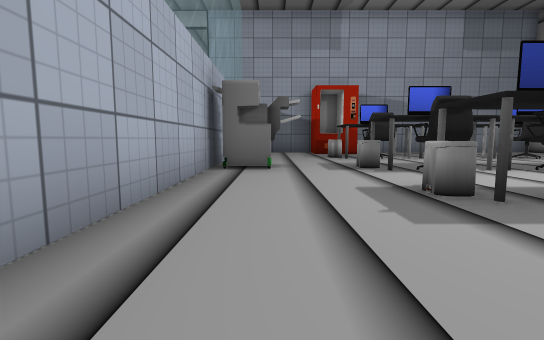
[1] (above)

16 first-person views from a walk through a Unity game level. The camera is 0.55 m above the floor, tilts 6° down and sees 85° across. Doors are open. The floor is counted in squares, 1 m on a side. Each view is taken from the middle of a square. On the plan, view 1 faces up. The plan holds only what a view shows up to about 9 squares ahead; the rest is blank. The place goes on beyond the plan. The player is left out. Some animated figures are not drawn. Some surface patterns are stand-ins.

[2]
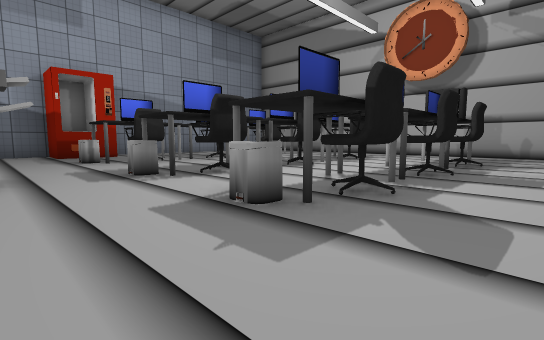

[3]
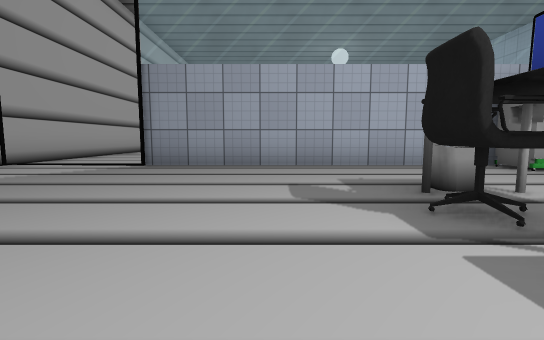

[4]
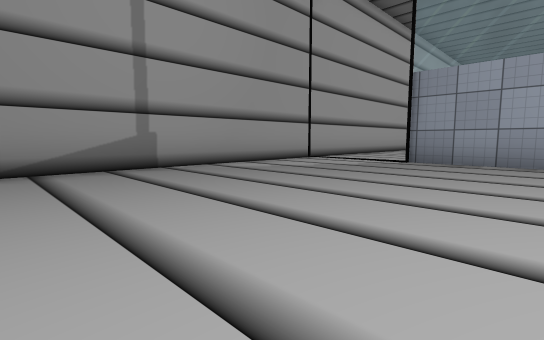

[5]
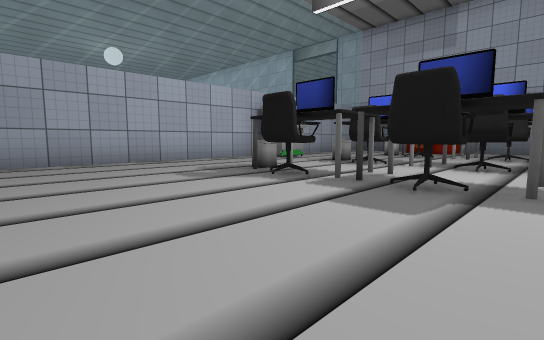

[6]
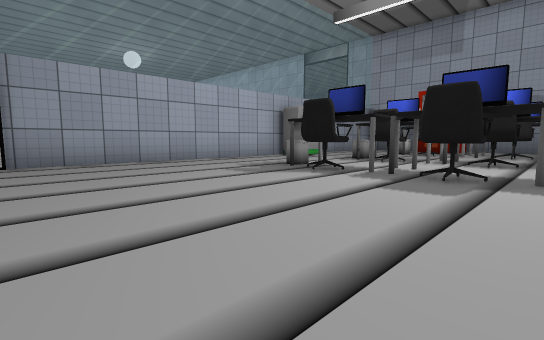

[7]
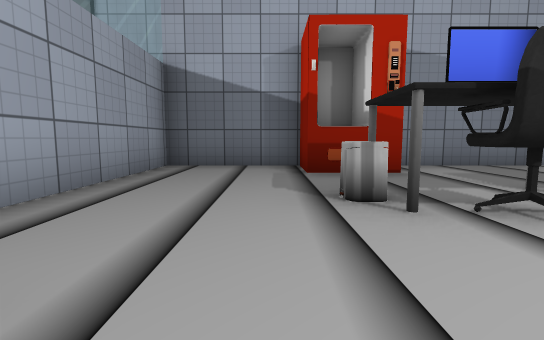

[8]
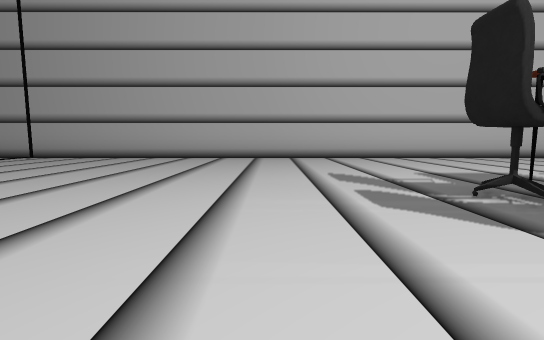

[9]
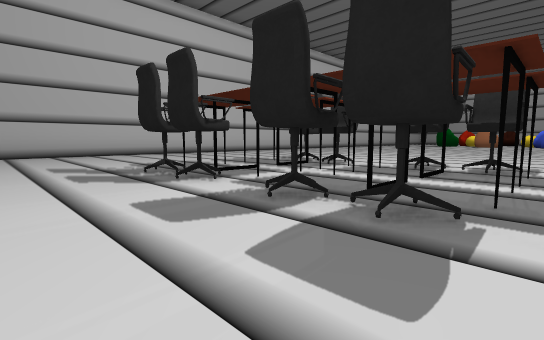

[10]
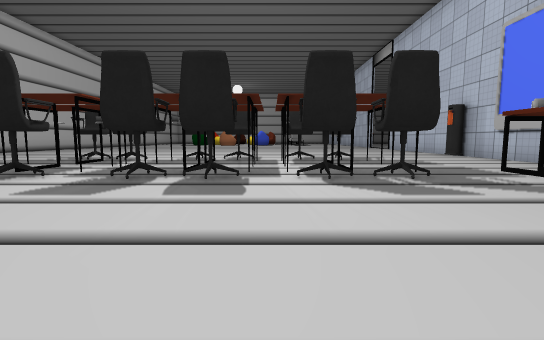

[11]
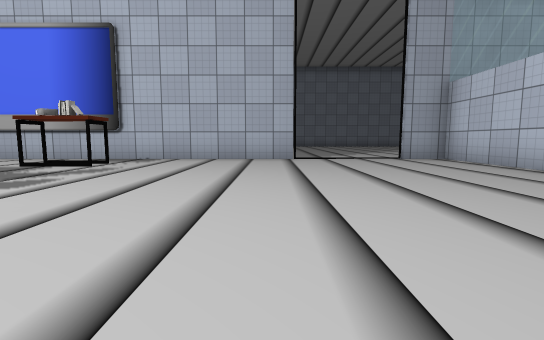

[12]
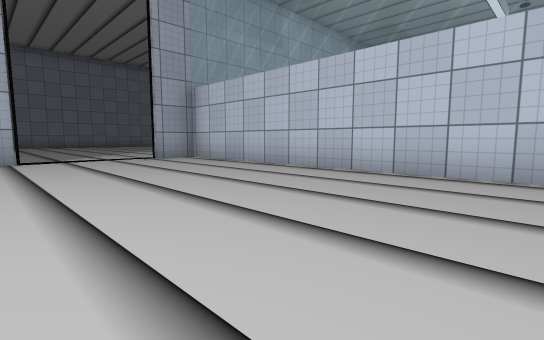

[13]
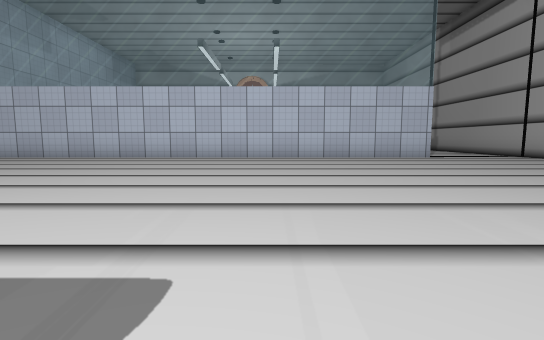

[14]
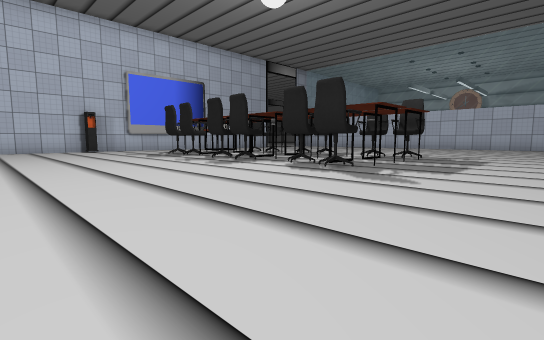

[15]
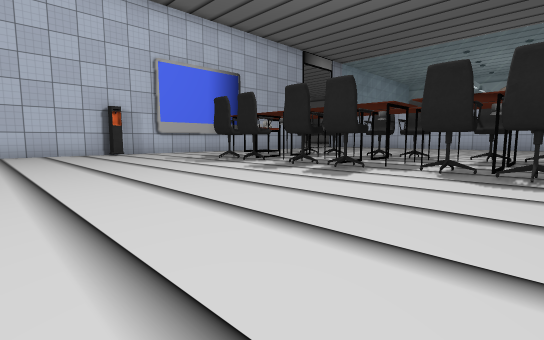

[16]
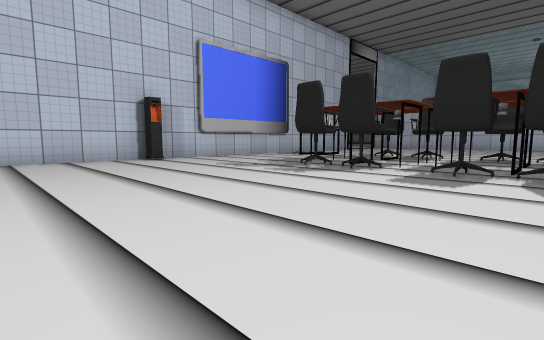

### Floor plan
Key: @ floor where view 1 was taken; # wall or solid block; x gap in a wall; . floor; D open door; C chair; P printer; T thing the floor can be seen under or through; A table.
Columns run from 19 left of view 1 to 6 right of it. Each row starts with its distance up from view 1.
 15               ..
 14               ...
 13               ...
 12 ##############DDD#########
 11 ..................#..##...
 10 ........AA........#......
  9 ..................#..#####
  8 .....C###C........#...C.C.
  7 .....C###C........#.......
  6 ......TTT.........#P.##.#x
  5 .....CTTTC........#..#C.C.
  4 .....C...C........#.......
  3 .....C###.........#..#####
  2 .....C###C........#...C.C.
  1 .....C###C........#.......
  0 ..................#@......
 -1 ..................#.......
 -2 ..................D.......
 -3      .............D.......
 -4     ..............D.......
 -5    #######################

Positions as (right, up) in squares from view 1, and headings:
1: (0, 0), facing up
2: (0, 1), facing up-right
3: (5, 1), facing left
4: (6, 1), facing down-left
5: (6, -1), facing up-left
6: (6, -2), facing up-left
7: (1, 6), facing up
8: (-8, 4), facing down
9: (-8, 6), facing down-left
10: (-6, 6), facing left
11: (-6, 4), facing up
12: (-6, 4), facing up-right
13: (-10, 3), facing right
14: (-19, -2), facing up-right
15: (-19, 1), facing up-right
16: (-19, 4), facing up-right
